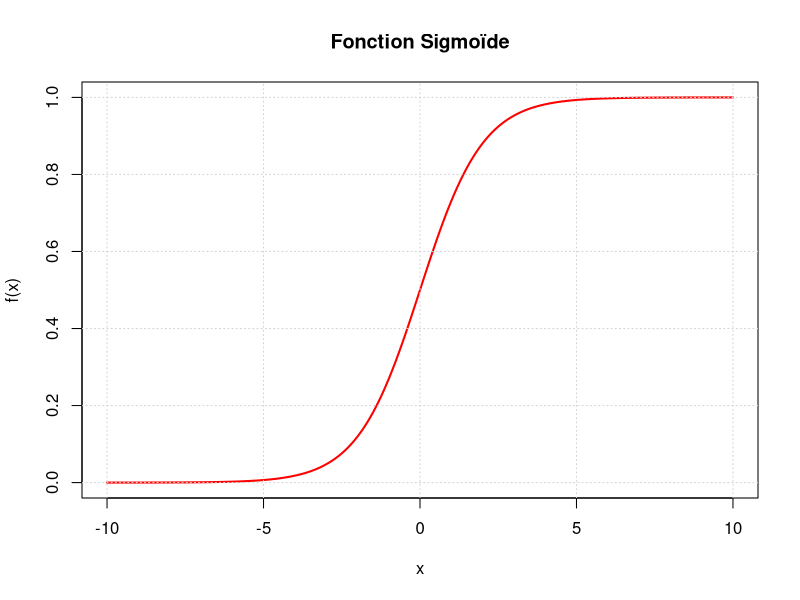
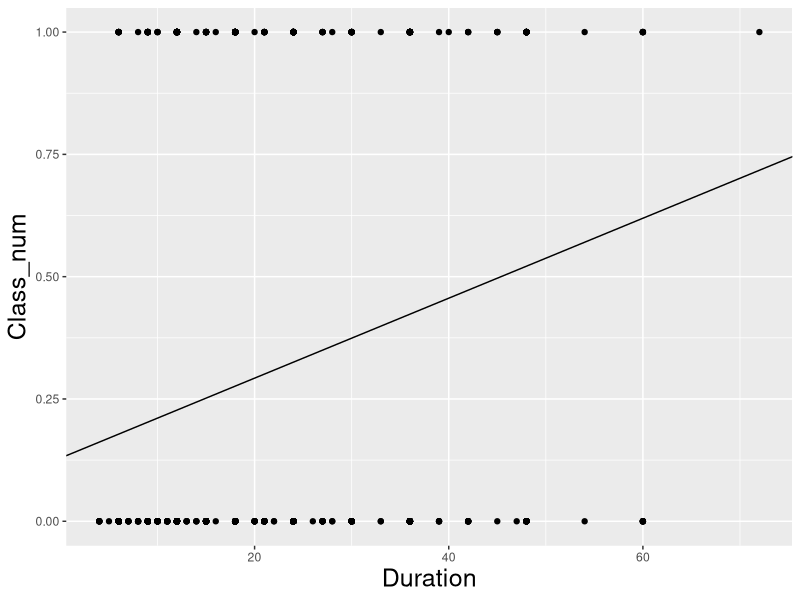
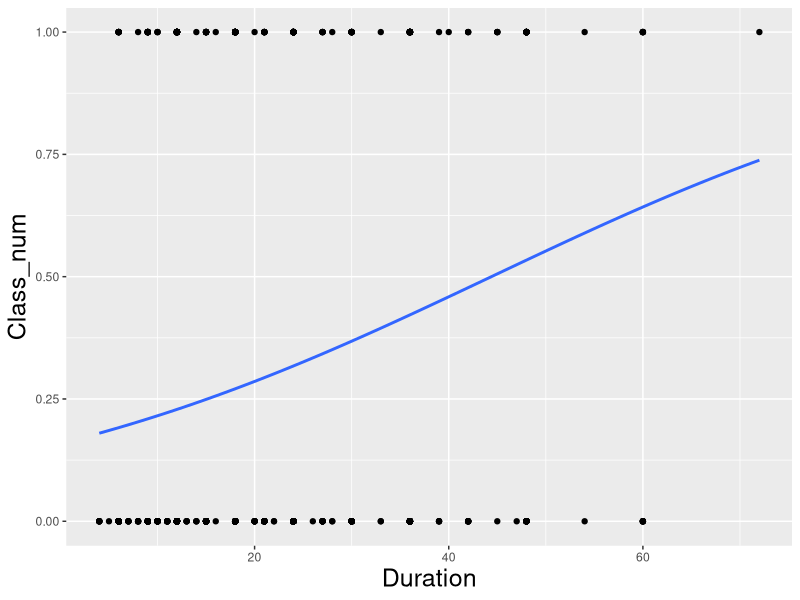
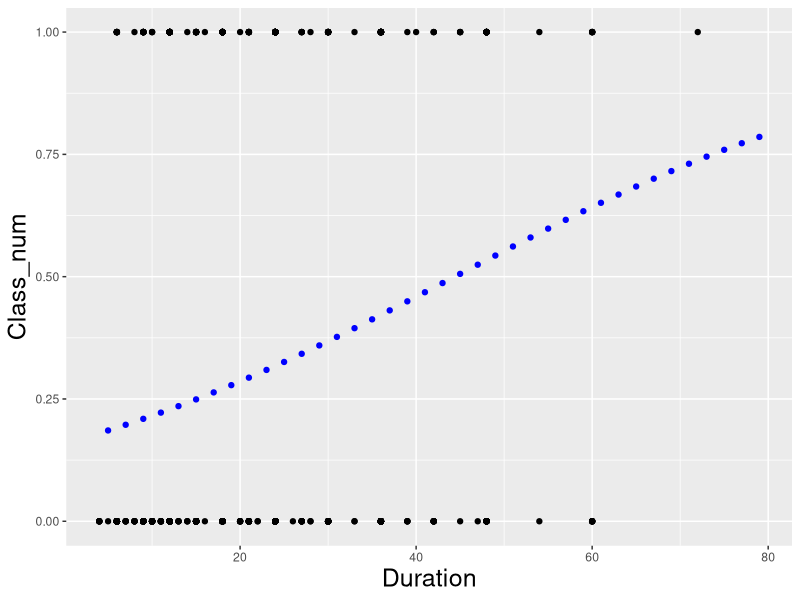
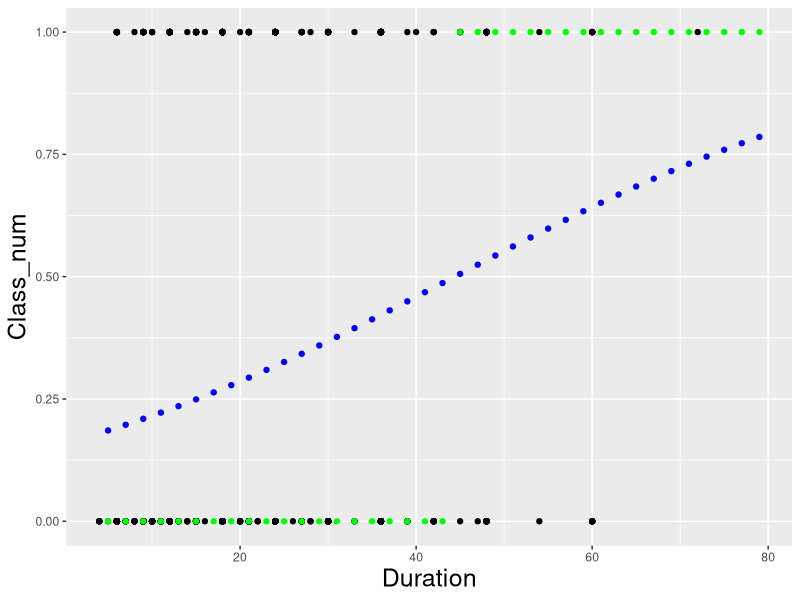
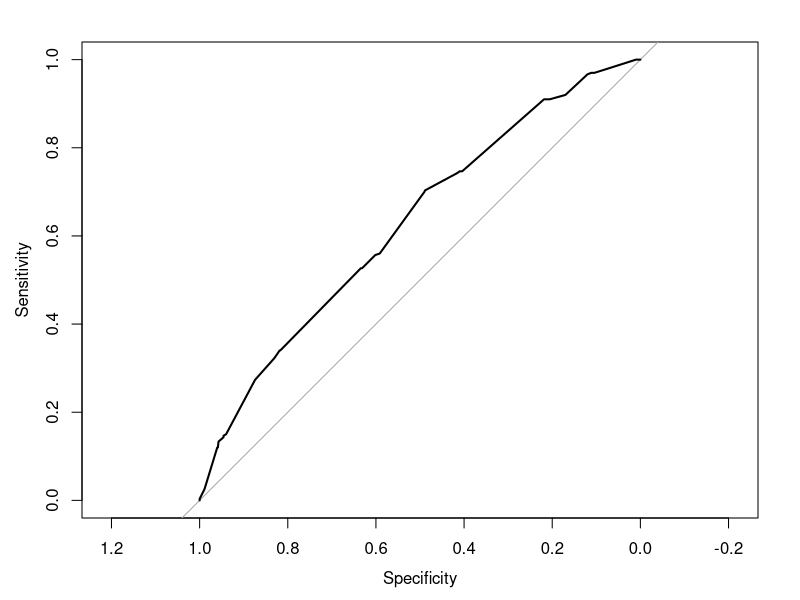

Generate these figures, in order, with R: (Note: this script raises an error after producing the figures.)
# Introduction à la régression logistique - Comprendre la fonction sigmoïde
####################################
# Créer une série de nombres également espacés entre -10 et 10
x = seq(-10, 10, by = 0.1)
# Calculer la valeur de sortie pour chaque nombre en utilisant la fonction sigmoïde
sigmoid = 1 / (1 + exp(-x))
# Tracer la fonction sigmoïde
plot(x, sigmoid, type = "l", lwd = 2,
     main = "Fonction Sigmoïde",
     xlab = "x",
     ylab = "f(x)",
     col = "red")
# Ajouter des lignes de grille
grid()

####################################
#Comparaison de la régression logistique avec la régression linéaire
# installer le package caret si vous ne l'avez pas fait
install.packages("caret")
# charger le package caret
library(caret)
# charger le jeu de données German Credit
data(GermanCredit)
GermanCredit$Class_num = ifelse(GermanCredit$Class == "Bad", 1, 0)

# Modèle de régression linéaire
lm_model = lm(Class_num ~ Duration, data=GermanCredit)
coefs = coefficients(lm_model)
intercept = coefs[1]
slope = coefs[2]

# Tracer les données avec la ligne de régression linéaire
ggplot(GermanCredit,
       aes(Duration, Class_num)) +
  geom_point() +
  geom_abline(intercept=intercept, slope=slope) +
  theme(axis.title.x = element_text(size = 18),
        axis.title.y = element_text(size = 18))

# Tracer les données avec la ligne de régression logistique
glm_model = glm(Class_num ~ Duration, data=GermanCredit, family=binomial)
summary(glm_model)

ggplot(GermanCredit,
       aes(Duration, Class_num)) +
  geom_point() +
  geom_smooth(
    method = "glm",
    se = FALSE,
    method.args = list(family=binomial)
  ) +
  theme(axis.title.x = element_text(size = 18),
        axis.title.y = element_text(size = 18))

####################################
#Faire des prédictions avec le modèle de régression logistique
library(tibble)
library(dplyr)
# faire des prédictions
pred_df = tibble(
  Duration = seq(5, 80, 2)
)
pred_df = pred_df %>%
  mutate(
    pred_prob = predict(glm_model, pred_df, type="response")
  )

ggplot() +
  geom_point(data = GermanCredit, aes(Duration, Class_num)) +
  geom_point(data = pred_df, aes(Duration, pred_prob) , color="blue") +
  theme(axis.title.x = element_text(size = 18),
        axis.title.y = element_text(size = 18))

# obtenir le résultat le plus probable
pred_df = pred_df %>%
  mutate(
    most_likely_outcome = round(pred_prob)
  )

ggplot() +
  geom_point(data = GermanCredit, aes(Duration, Class_num)) +
  geom_point(data = pred_df, aes(Duration, pred_prob) , color="blue") +
  geom_point(data = pred_df, aes(Duration, most_likely_outcome) , color="green") +
  theme(axis.title.x = element_text(size = 18),
        axis.title.y = element_text(size = 18))

####################################
#Plus sur les log odds et le ratio de cotes
# calculer les log odds en utilisant les probabilités prédites
pred_df = pred_df %>%
  mutate(
    log_odds = log(pred_prob / (1 - pred_prob))
  )

####################################
#Évaluation d'un modèle de régression logistique
# Créer un nouveau dataframe avec toutes les durées
new_data = data.frame(Duration = GermanCredit$Duration)
# Calculer les classes prédites basées sur les probabilités prédites
predicted_probs = predict(glm_model, new_data, type="response")

# Convertir en résultats binaires
predicted_classes = ifelse(predicted_probs > 0.5, 1, 0)

# Créer une matrice de confusion
conf_matrix = table(predicted = predicted_classes, actual = GermanCredit$Class_num)
conf_matrix

# Précision
accuracy = sum(diag(conf_matrix)) / sum(conf_matrix)
print(paste("Précision: ", accuracy))

# Taux d'erreur
error_rate = 1 - accuracy
print(paste("Taux d'erreur: ", error_rate))

# Précision
precision = conf_matrix[2,2] / sum(conf_matrix[2,])
print(paste("Précision: ", precision))

# Rappel / Sensibilité
recall = conf_matrix[2,2] / sum(conf_matrix[,2])
print(paste("Rappel: ", recall))

# Spécificité
specificity = conf_matrix[1,1] / sum(conf_matrix[,1])
print(paste("Spécificité: ", specificity))

library(pROC)
# Calculer la courbe ROC
roc_obj = roc(GermanCredit$Class_num, predicted_probs)
# Tracer la courbe ROC
plot(roc_obj)

# Calculer l'AUC
auc = auc(roc_obj)
print(paste("AUC: ", auc))

####################################
#Gestion d'un ensemble de données déséquilibré - 
#réalisation de sous-échantillonnage et de suréchantillonnage
set.seed(2)
index = sample(1:nrow(GermanCredit), nrow(GermanCredit)*0.7)
train = GermanCredit[index, ]
test = GermanCredit[-index, ]

table(train$Class_num)

# séparer les classes minoritaires et majoritaires
minority_data = train[train$Class_num == 1,]
majority_data = train[train$Class_num == 0,]

# sous-échantillonner la classe majoritaire
undersampled_majority = majority_data[sample(1:nrow(majority_data), nrow(minority_data)),]
# combiner la classe majoritaire sous-échantillonnée et la classe minoritaire
undersampled_data = rbind(minority_data, undersampled_majority)
table(undersampled_data$Class_num)

# suréchantillonner la classe minoritaire
oversampled_minority = minority_data[sample(1:nrow(minority_data), nrow(majority_data), replace = TRUE),]
# combiner la classe majoritaire et la classe minoritaire suréchantillonnée
oversampled_data = rbind(majority_data, oversampled_minority)
table(oversampled_data$Class_num)

# ajuster les modèles de régression logistique sur les données sous-échantillonnées et suréchantillonnées
undersampled_model = glm(Class_num ~ Duration, family = binomial(link = 'logit'), data = undersampled_data)
oversampled_model = glm(Class_num ~ Duration, family = binomial(link = 'logit'), data = oversampled_data)

# obtenir les probabilités prédites sur l'ensemble de test
undersampled_pred = predict(undersampled_model, newdata = test, type = "response")
oversampled_pred = predict(oversampled_model, newdata = test, type = "response")

# appliquer un seuil pour convertir les probabilités en classes binaires
undersampled_pred_class = ifelse(undersampled_pred > 0.5, 1, 0)
oversampled_pred_class = ifelse(oversampled_pred > 0.5, 1, 0)

# calculer la matrice de confusion
undersampled_cm = table(predicted = undersampled_pred_class, actual = test$Class_num)
oversampled_cm = table(predicted = oversampled_pred_class, actual = test$Class_num)
undersampled_cm
oversampled_cm


####################################
#Régression logistique pénalisée
# Créer une matrice de prédicteurs et un vecteur de réponse
# Pour glmnet, nous devons fournir nos données sous forme de matrices/vecteurs
X = model.matrix(Class_num ~ . -1, data = GermanCredit)
y = GermanCredit$Class_num
# Définir une valeur alpha : 0 pour ridge, 1 pour lasso, entre 0 et 1 pour elastic net
alpha_value = 1 # pour lasso
# Exécuter le modèle glmnet
fit = glmnet(X, y, family = "binomial", alpha = alpha_value)

# Tracer les chemins des coefficients
plot(fit, xvar = "lambda", label = TRUE)

####################################
#Extension à la classification multi-classes
library(nnet)
# Convertir gear en facteur
mtcars$gear = as.factor(mtcars$gear)
table(mtcars$gear)

# Ajuster le modèle
multinom_model = multinom(gear ~ mpg + hp + disp, data = mtcars)
# Vue d'ensemble du modèle
summary(multinom_model)

# Faire des prédictions
predicted_gears = predict(multinom_model, newdata = mtcars)
# Afficher la matrice de confusion
table(Predicted = predicted_gears, Actual = mtcars$gear)

